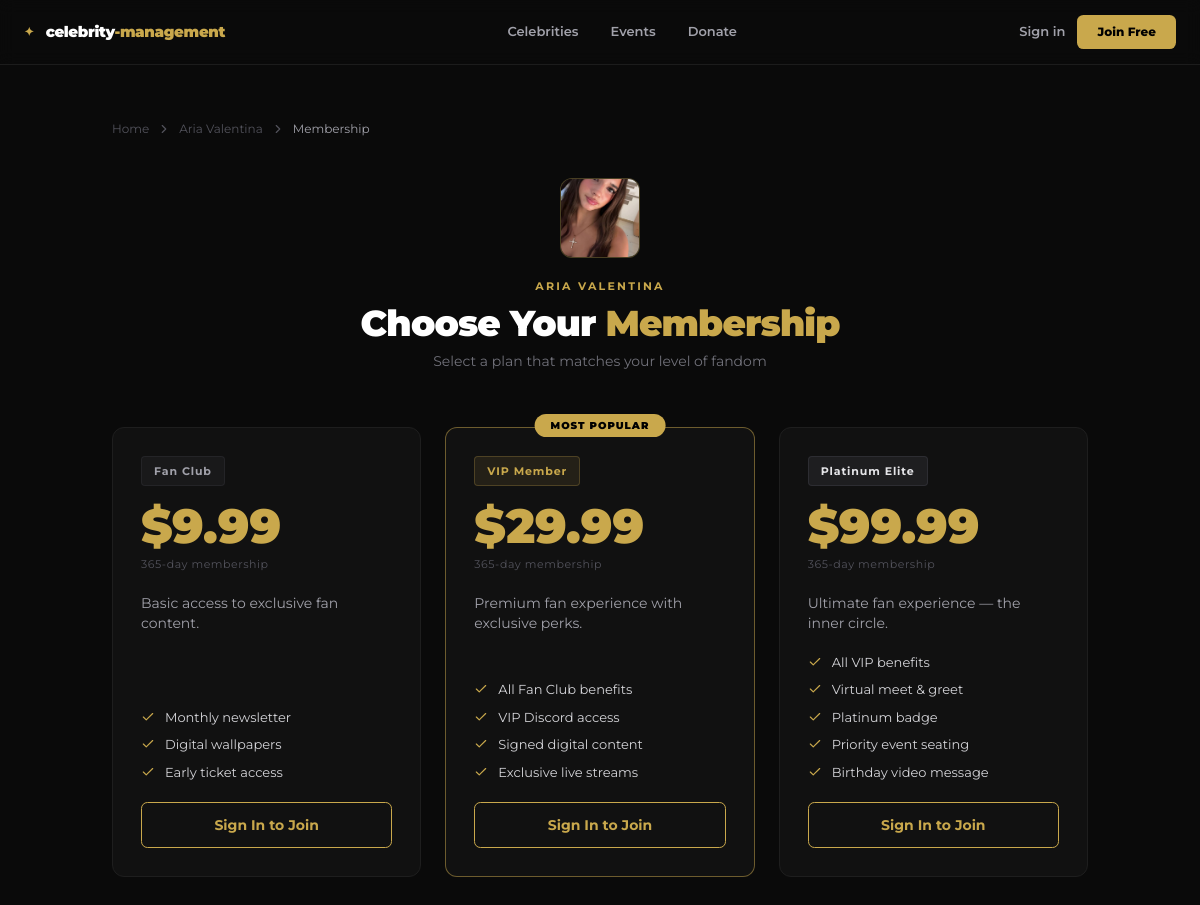
/membership/aria-valentina/, run on the app's committed database.
### celebs/models.py (models this page shows, shortened)
class Celebrity(models.Model):
    CATEGORY_CHOICES = [
        ("music", "Music"),
        ("sports", "Sports"),
        ("acting", "Acting"),
        ("comedy", "Comedy"),
        ("politics", "Politics"),
        ("business", "Business"),
        ("other", "Other"),
    ]
    name = models.CharField(max_length=150)
    slug = models.SlugField(unique=True)
    tagline = models.CharField(max_length=255, blank=True)
    bio = models.TextField()
    category = models.CharField(max_length=50, choices=CATEGORY_CHOICES, default="other")
    photo = models.ImageField(upload_to="celebs/photos/", blank=True, null=True)
    cover_image = models.ImageField(upload_to="celebs/covers/", blank=True, null=True)
    nationality = models.CharField(max_length=100, blank=True)
    instagram = models.URLField(blank=True)
    twitter = models.URLField(blank=True)
    youtube = models.URLField(blank=True)
    is_featured = models.BooleanField(default=False)
    is_active = models.BooleanField(default=True)
    created_at = models.DateTimeField(auto_now_add=True)
    class Meta:
        verbose_name_plural = "Celebrities"
        ordering = ["-is_featured", "name"]

### memberships/models.py (models this page shows, shortened)
class MembershipTier(models.Model):
    BADGE_COLORS = [
        ("gray", "Gray - Standard"),
        ("blue", "Blue - Premium"),
        ("gold", "Gold - VIP"),
        ("platinum", "Platinum - Elite"),
    ]
    celebrity = models.ForeignKey(Celebrity, on_delete=models.CASCADE, related_name="membership_tiers")
    name = models.CharField(max_length=100)
    description = models.TextField()
    price = models.DecimalField(max_digits=10, decimal_places=2)
    duration_days = models.PositiveIntegerField(default=365, help_text="Membership duration in days")
    benefits = models.TextField(
        blank=True, help_text="One benefit per line, e.g. VIP Access\nNewsletter"
    )
    badge_color = models.CharField(max_length=20, choices=BADGE_COLORS, default="gray")
    is_active = models.BooleanField(default=True)
    created_at = models.DateTimeField(auto_now_add=True)
    class Meta:
        ordering = ["price"]
    def benefits_list(self):
        return [b.strip() for b in self.benefits.splitlines() if b.strip()]

### memberships/views.py (the view, shortened to what this page needs)
# urls.py: path("<slug:slug>/", membership_list_view, name="membership_list"),
def membership_list_view(request, slug):
    celeb = get_object_or_404(Celebrity, slug=slug, is_active=True)
    tiers = MembershipTier.objects.filter(celebrity=celeb, is_active=True)
    user_tier_ids = set()
    return render(request, "memberships/list.html", {
        "celeb": celeb,
        "tiers": tiers,
        "user_tier_ids": user_tier_ids,
    })

### templates/memberships/list.html (shortened to what this page needs)
{% extends "base.html" %}
{% block content %}
<div class="max-w-5xl mx-auto px-6 py-14">
  <nav class="text-[12px] text-zinc-600 mb-10 flex items-center gap-2">
    <a href="{% url 'home' %}" class="hover:text-[#C9A84C] transition-colors">Home</a>
    <i data-lucide="chevron-right" class="w-3.5 h-3.5"></i>
    <a href="{% url 'celeb_detail' celeb.slug %}" class="hover:text-[#C9A84C] transition-colors">{{ celeb.name }}</a>
    <i data-lucide="chevron-right" class="w-3.5 h-3.5"></i><span class="text-zinc-400">Membership</span>
  </nav>
  <div class="text-center mb-14">
    <div class="w-20 h-20 mx-auto rounded-xl overflow-hidden border border-[#C9A84C]/30 mb-5 bg-[#111]">
      {% if celeb.photo %}<img src="{{ celeb.photo.url }}" class="w-full h-full object-cover" />
      {% else %}<div class="w-full h-full flex items-center justify-center"><i data-lucide="user" class="w-8 h-8 text-zinc-600"></i></div>{% endif %}
    </div>
    <p class="text-[#C9A84C] text-[11px] font-bold uppercase tracking-[.2em] mb-2">{{ celeb.name }}</p>
    <h1 class="text-4xl font-black tracking-tight mb-2">Choose Your <span class="text-[#C9A84C]">Membership</span></h1>
    <p class="text-zinc-500 text-sm">Select a plan that matches your level of fandom</p>
  </div>
  {% if tiers %}
  <div class="grid md:grid-cols-3 gap-6">
    {% for tier in tiers %}
    <div class="relative card p-7 flex flex-col gap-5 {% if forloop.counter == 2 %}border-[#C9A84C]/50{% endif %}">
      {% if forloop.counter == 2 %}
      <div class="absolute -top-3.5 left-1/2 -translate-x-1/2 bg-[#C9A84C] text-black text-[10px] font-black px-4 py-1 rounded-full whitespace-nowrap tracking-[.1em] uppercase">MOST POPULAR</div>
      {% endif %}
      <div>
        <span class="text-[11px] font-bold px-3 py-1.5 rounded border inline-block mb-4 tracking-[.08em]
          {% if tier.badge_color == 'gold' %}bg-[#C9A84C]/10 text-[#C9A84C] border-[#C9A84C]/25
          {% elif tier.badge_color == 'blue' %}bg-blue-900/20 text-blue-300 border-blue-700/30
          {% elif tier.badge_color == 'platinum' %}bg-zinc-700/30 text-zinc-200 border-zinc-600/30
          {% else %}bg-zinc-800/40 text-zinc-400 border-zinc-700/30{% endif %}">{{ tier.name }}</span>
        <p class="text-5xl font-black text-[#C9A84C]">${{ tier.price }}</p>
        <p class="text-[11px] text-zinc-600 mt-1.5 tracking-[.05em]">{{ tier.duration_days }}-day membership</p>
      </div>
      <p class="text-zinc-400 text-sm flex-1">{{ tier.description }}</p>
      <ul class="space-y-2">
        {% for benefit in tier.benefits_list %}
        <li class="flex gap-2.5 text-[13px] text-zinc-300">
          <i data-lucide="check" class="w-3.5 h-3.5 text-[#C9A84C] flex-shrink-0 mt-0.5"></i>{{ benefit }}
        </li>
        {% endfor %}
      </ul>
      {% if tier.pk in user_tier_ids %}
        <div class="w-full btn-ghost py-3 text-sm text-green-400 border-green-900/40 text-center cursor-not-allowed select-none inline-flex items-center justify-center gap-1.5"><i data-lucide="check-circle" class="w-4 h-4"></i> Active Plan</div>
      {% elif user.is_authenticated %}
        <a href="{% url 'membership_purchase' tier.pk %}" class="block text-center btn-gold py-3 text-sm">Join Now</a>
      {% else %}
        <a href="{% url 'login' %}?next={% url 'membership_list' celeb.slug %}" class="block text-center btn-outline py-3 text-sm">Sign In to Join</a>
      {% endif %}
    </div>
    {% endfor %}
  </div>
  {% endif %}
</div>
{% endblock %}

### data on the page
Celebrity: name "Aria Valentina", photo (picture), name "ARIA VALENTINA"
MembershipTier: name "Fan Club", price "9.99", duration_days "365", description "Basic access to exclusive fan content.", benefits_list "Monthly newsletter" "Digital wallpapers" "Early ticket access", shows "Sign In to Join"
MembershipTier: shows "MOST POPULAR", name "VIP Member", price "29.99", duration_days "365", description "Premium fan experience with exclusive perks.", benefits_list "All Fan Club benefits" "VIP Discord access" "Signed digital content" "Exclusive live streams", shows "Sign In to Join"
MembershipTier: name "Platinum Elite", price "99.99", duration_days "365", description "Ultimate fan experience — the inner circle.", benefits_list "All VIP benefits" "Virtual meet & greet" "Platinum badge" "Priority event seating" "Birthday video message", shows "Sign In to Join"
